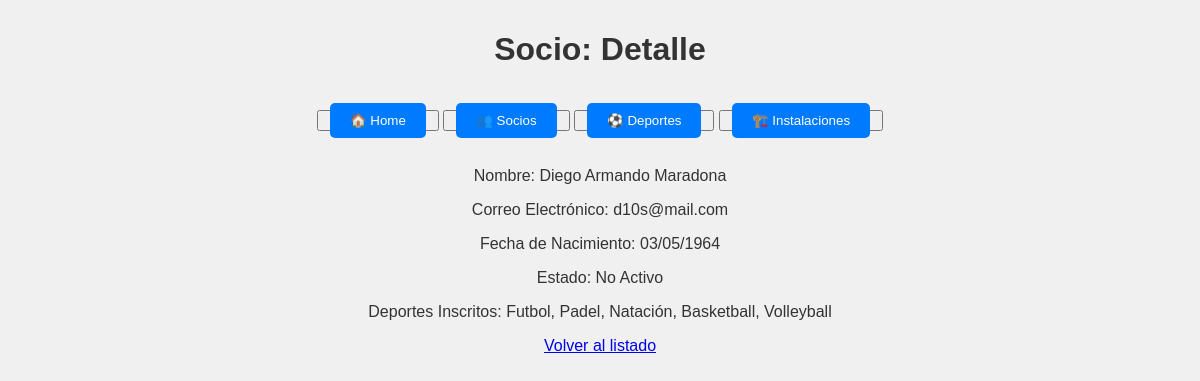
/socios/4/, run on the app's committed database.
### club/models.py (models this page shows, shortened)
class Socio(models.Model):
    deportes = models.ManyToManyField('Deporte', related_name='socios')
    nombre = models.CharField(max_length=50)
    apellido = models.CharField(max_length=50, db_index=True)
    fecha_nacimiento = models.DateField(null=False, blank=False)
    correo_electronico = models.EmailField(blank=True, null=True)
    activo = models.BooleanField(default=True)

class Deporte(models.Model):
    instalaciones = models.ManyToManyField('Instalacion', related_name='deportes')
    nombre = models.CharField(max_length=100, unique=True)
    descripcion = models.TextField(blank=True, null=True)
    cuota_mensual = models.DecimalField(max_digits=8, decimal_places=2, help_text="Cuota mensual para participar en este deporte.")
    disponible = models.BooleanField(default=True)

### club/views.py (the view)
# urls.py: path('socios/<int:pk>/', SocioDetailView.as_view(), name='socio_detail'),
class SocioDetailView(DetailView):
    model = Socio
    template_name = 'club/socio_detail.html'

### templates/club/socio_detail.html
{% extends 'club/base.html' %}
{% block titulo %}
    Socio: Detalle
{% endblock titulo %}
{% block main %}
    <p>Nombre: {{ object.nombre }} {{ object.apellido }}</p>
    <p>Correo Electrónico: {{ object.correo_electronico }}</p>
    <p>Fecha de Nacimiento: {{ object.fecha_nacimiento|date:"d/m/Y" }}</p>
    <p>Estado: {{ object.activo|yesno:"Activo,No Activo" }}</p>
    <p>Deportes Inscritos: {% for deporte in object.deportes.all %} {{ deporte.nombre }}{% if not forloop.last %}, {% endif %}{% empty %} Ninguno {% endfor %}</p>
    <a href="{% url 'socio_list' %}">Volver al listado</a>
{% endblock %}

### templates/club/base.html (style rules this page uses)
body { font-family: 'Arial', sans-serif; margin: 0; padding: 0; background: #f0f0f0; color: #333; }

### data on the page
Socio: nombre "Diego Armando", apellido "Maradona", correo_electronico "d10s@mail.com", fecha_nacimiento "03/05/1964", activo "No Activo"
Deporte: nombre "Futbol"
Deporte: nombre "Padel"
Deporte: nombre "Natación"
Deporte: nombre "Basketball"
Deporte: nombre "Volleyball"
